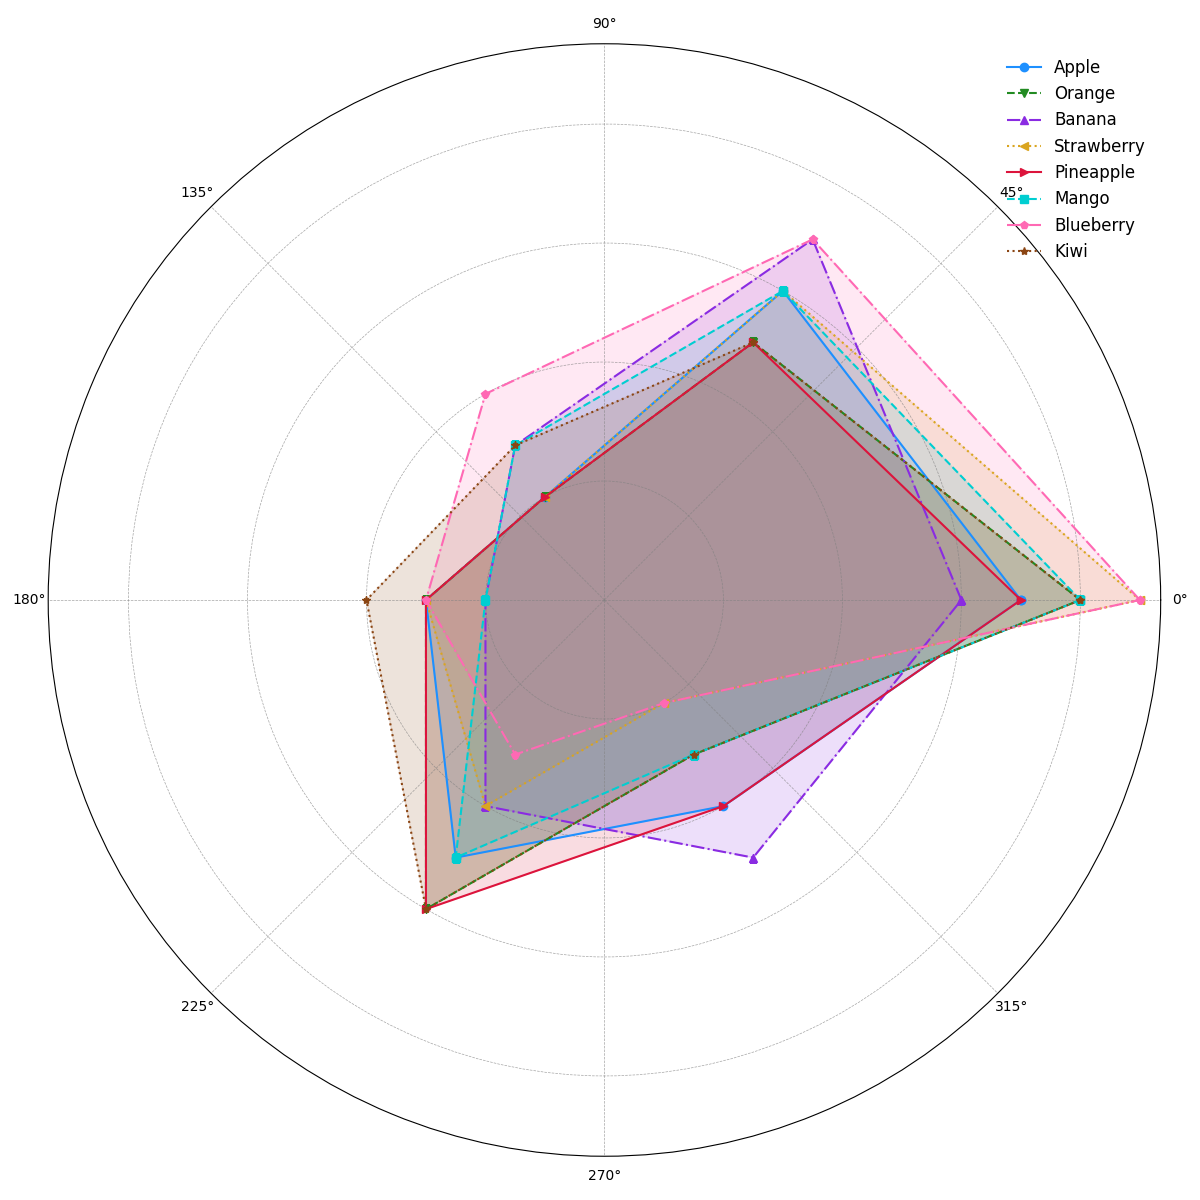

The script that drew this image:
import numpy as np
import matplotlib.pyplot as plt
from math import pi

categories = ['Vitamins', 'Minerals', 'Proteins', 'Fibers', 'Sugars', 'Calories']
num_vars = len(categories)

fruit_scores = {
    'Apple': [7, 6, 2, 3, 5, 4],
    'Orange': [8, 5, 2, 3, 6, 3],
    'Banana': [6, 7, 3, 2, 4, 5],
    'Strawberry': [9, 6, 2, 3, 4, 2],
    'Pineapple': [7, 5, 2, 3, 6, 4],
    'Mango': [8, 6, 3, 2, 5, 3],
    'Blueberry': [9, 7, 4, 3, 3, 2],
    'Kiwi': [8, 5, 3, 4, 6, 3]
}

fig, ax = plt.subplots(figsize=(12, 12), subplot_kw=dict(polar=True))
angles = np.linspace(0, 2 * pi, num_vars, endpoint=False).tolist()
angles += angles[:1]

new_colors = ['#1E90FF', '#228B22', '#8A2BE2', '#DAA520', '#DC143C', '#00CED1', '#FF69B4', '#8B4513']
markers = ['o', 'v', '^', '<', '>', 's', 'p', '*']
linestyles = ['-', '--', '-.', ':']

for idx, (fruit, scores) in enumerate(fruit_scores.items()):
    scores += scores[:1]
    ax.plot(angles, scores, 
            label=fruit, 
            color=new_colors[idx], 
            marker=markers[idx % len(markers)], 
            linestyle=linestyles[idx % len(linestyles)] )
    ax.fill(angles, scores, alpha=0.15, color=new_colors[idx])

ax.legend(loc='upper right', fontsize=12, frameon=False)
ax.set_yticklabels([])
ax.set_rlabel_position(0)
ax.grid(color='grey', linestyle='--', linewidth=0.5, alpha=0.7)

plt.tight_layout()
plt.show()
